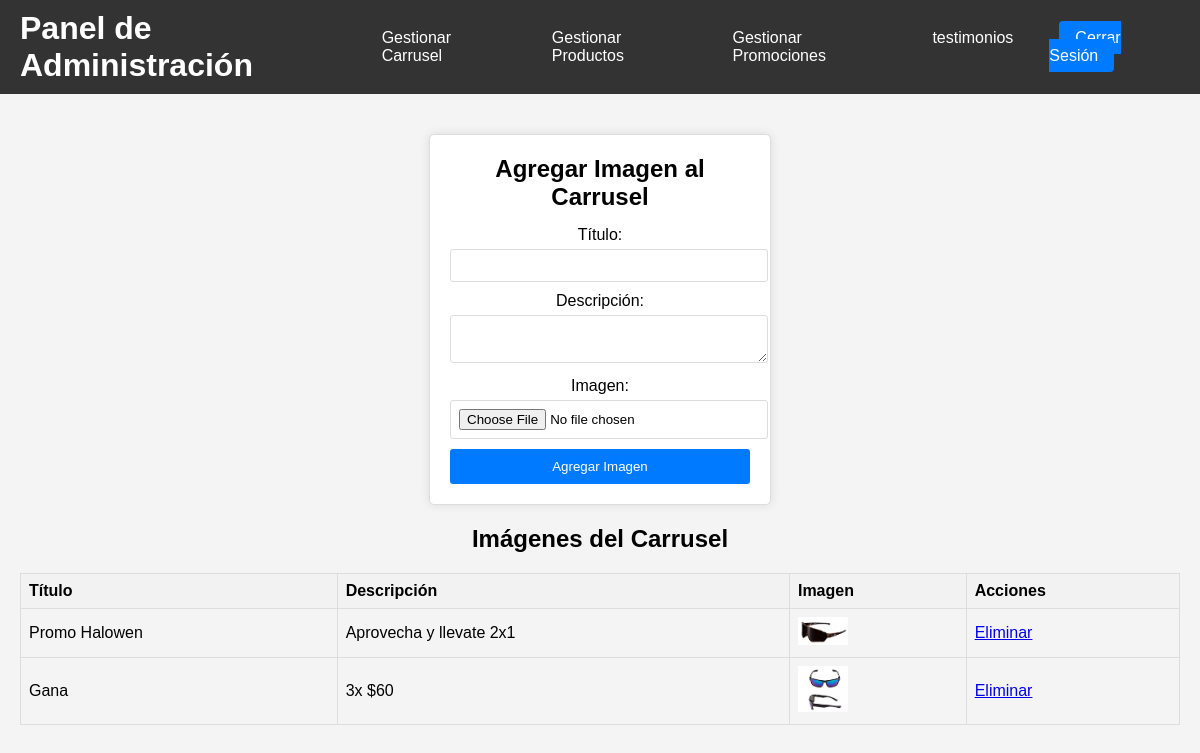
Screenshot of /carrusel.php (signed in) with the database file from the repository.
### tables this page shows
CREATE TABLE `carrusel` (
  `id` int NOT NULL,
  `titulo` varchar(255) NOT NULL,
  `descripcion` text,
  `imagen` varchar(255) NOT NULL
);

### carrusel.php (the view, shortened to what this page needs)
<?php
include 'conexion.php';
?>
<!DOCTYPE html>
<html lang="es">
<head>
    <link rel="stylesheet" href="admin.css">
</head>
<body>
    <header>
        <h1>Panel de Administración</h1>
        <nav>
            <ul>
                <li><a href="carrusel.php">Gestionar Carrusel</a></li>
                <li><a href="admin.php">Gestionar Productos</a></li>
                <li><a href="adminpromociones.php">Gestionar Promociones</a></li>
                <li><a href="admintest.php">testimonios</a></li>
            </ul>
        </nav>
        <div class="auth-buttons">
            <a href="logout.php">Cerrar Sesión</a>
        </div>
    </header>
    <main>
    <div>
        <form action="carrusel.php" method="post" enctype="multipart/form-data">
            <h2>Agregar Imagen al Carrusel</h2>
            <label for="titulo">Título:</label>
            <input type="text" id="titulo" name="titulo" required>
            <label for="descripcion">Descripción:</label>
            <textarea id="descripcion" name="descripcion" required></textarea>
            <label for="imagen">Imagen:</label>
            <input type="file" id="imagen" name="imagen" accept="image/*" required>
            <input type="submit" name="add" value="Agregar Imagen">
        </form>
        <h2>Imágenes del Carrusel</h2>
        <table>
            <tr>
                <th>Título</th>
                <th>Descripción</th>
                <th>Imagen</th>
                <th>Acciones</th>
            </tr>
            <?php
            $sql = "SELECT * FROM carrusel";
            $result = $conn->query($sql);
            if ($result->num_rows > 0) {
                while ($row = $result->fetch_assoc()) {
                    echo "<tr>";
                    echo "<td>" . $row['titulo'] . "</td>";
                    echo "<td>" . $row['descripcion'] . "</td>";
                    echo "<td><img src='uploads/" . $row['imagen'] . "' alt='" . $row['titulo'] . "' width='100'></td>";
                    echo "<td><a href='carrusel.php?delete=" . $row['id'] . "' onclick=\"return confirm('¿Estás seguro de que quieres eliminar esta imagen?');\">Eliminar</a></td>";
                    echo "</tr>";
                }
            } else {
                echo "<tr><td colspan='4'>No hay imágenes en el carrusel</td></tr>";
            }
            ?>
        </table>
        </div>
    </main>
</body>
</html>

### admin.css (style rules this page uses)
body { font-family: Arial, sans-serif; background-color: #f4f4f4; margin: 0; padding: 0; }
header { background-color: #333; color: #fff; padding: 10px 20px; display: flex; justify-content: space-between; align-items: center; }
header h1 { margin: 0; }
nav ul { list-style: none; margin: 0; padding: 0; display: flex; }
nav ul li { margin-right: 20px; }
nav ul li a { color: #fff; text-decoration: none; padding: 8px 16px; display: block; }
.auth-buttons a, .logout a { color: #fff; text-decoration: none; padding: 8px 16px; background-color: #007BFF; border-radius: 4px; margin-left: 10px; }
main { padding: 20px; text-align: center; }
form { background: #fff; padding: 20px; border: 1px solid #ddd; border-radius: 5px; box-shadow: 0 0 10px rgba(0, 0, 0, 0.1); width: 300px; margin: 20px auto; }
form h2 { margin: 0 0 15px; padding: 0; font-size: 24px; }
form label { display: block; margin-bottom: 5px; }
form input[type="text"], form input[type="number"], form textarea, form select, form input[type="file"] { width: 100%; padding: 8px; margin-bottom: 10px; border: 1px solid #ddd; border-radius: 3px; }
form input[type="submit"] { background: #007BFF; color: #fff; border: none; padding: 10px 20px; cursor: pointer; border-radius: 3px; width: 100%; }
table { width: 100%; border-collapse: collapse; margin: 20px 0; }
table, th, td { border: 1px solid #ddd; }
th, td { padding: 8px; text-align: left; }
th { background-color: #f2f2f2; }
td img { width: 50px; }

### rows the page displays
carrusel: titulo "Promo Halowen", descripcion "Aprovecha y llevate 2x1", imagen (picture)
carrusel: titulo "Gana", descripcion "3x $60", imagen (picture)
